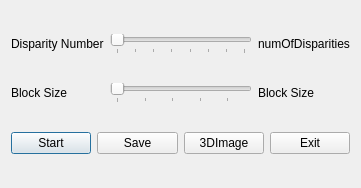
<?xml version="1.0" encoding="UTF-8"?>
<ui version="4.0">
 <class>DialogStereoBM</class>
 <widget class="QDialog" name="DialogStereoBM">
  <property name="geometry">
   <rect>
    <x>0</x>
    <y>0</y>
    <width>361</width>
    <height>188</height>
   </rect>
  </property>
  <property name="windowTitle">
   <string>Dialog</string>
  </property>
  <layout class="QGridLayout" name="gridLayout">
   <item row="0" column="0">
    <widget class="QLabel" name="label">
     <property name="text">
      <string>Disparity Number</string>
     </property>
    </widget>
   </item>
   <item row="0" column="1">
    <widget class="QSlider" name="sliderDisparityNum">
     <property name="minimum">
      <number>16</number>
     </property>
     <property name="maximum">
      <number>128</number>
     </property>
     <property name="singleStep">
      <number>16</number>
     </property>
     <property name="pageStep">
      <number>16</number>
     </property>
     <property name="tracking">
      <bool>false</bool>
     </property>
     <property name="orientation">
      <enum>Qt::Horizontal</enum>
     </property>
     <property name="tickPosition">
      <enum>QSlider::TicksBelow</enum>
     </property>
     <property name="tickInterval">
      <number>16</number>
     </property>
    </widget>
   </item>
   <item row="0" column="2">
    <widget class="QLabel" name="labelDisparity">
     <property name="text">
      <string>numOfDisparities</string>
     </property>
    </widget>
   </item>
   <item row="1" column="0">
    <widget class="QLabel" name="label_2">
     <property name="text">
      <string>Block Size</string>
     </property>
    </widget>
   </item>
   <item row="1" column="1">
    <widget class="QSlider" name="sliderBlockSize">
     <property name="minimum">
      <number>5</number>
     </property>
     <property name="maximum">
      <number>51</number>
     </property>
     <property name="orientation">
      <enum>Qt::Horizontal</enum>
     </property>
     <property name="tickPosition">
      <enum>QSlider::TicksBelow</enum>
     </property>
    </widget>
   </item>
   <item row="2" column="0" colspan="3">
    <layout class="QHBoxLayout" name="horizontalLayout">
     <item>
      <widget class="QPushButton" name="btnStart">
       <property name="text">
        <string>Start</string>
       </property>
      </widget>
     </item>
     <item>
      <widget class="QPushButton" name="pushButton">
       <property name="text">
        <string>Save</string>
       </property>
      </widget>
     </item>
     <item>
      <widget class="QPushButton" name="btn3Dimage">
       <property name="text">
        <string>3DImage</string>
       </property>
      </widget>
     </item>
     <item>
      <widget class="QPushButton" name="btnExit">
       <property name="text">
        <string>Exit</string>
       </property>
      </widget>
     </item>
    </layout>
   </item>
   <item row="1" column="2">
    <widget class="QLabel" name="labelBlockSize">
     <property name="text">
      <string>Block Size</string>
     </property>
    </widget>
   </item>
  </layout>
 </widget>
 <resources/>
 <connections/>
</ui>
